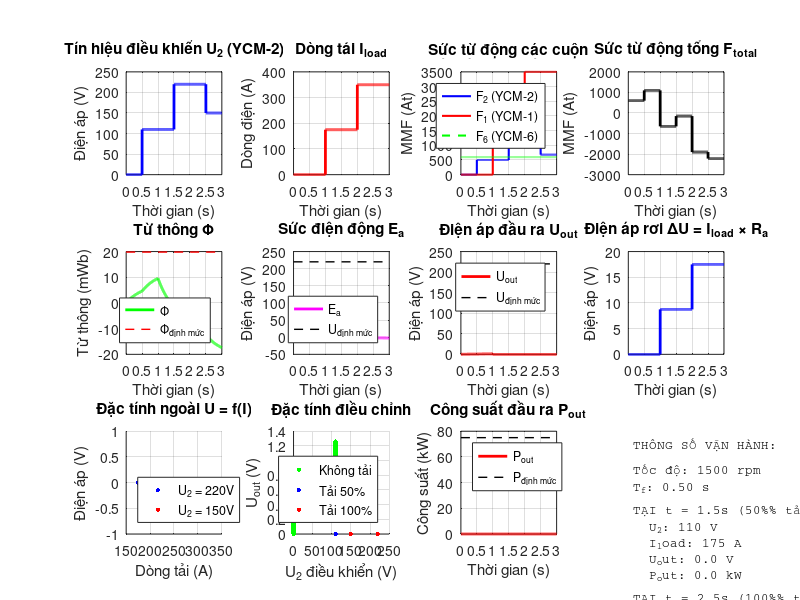

Write the MATLAB code that produced this figure.
%% MÔ PHỎNG KHÂU MÁY PHÁT
% Mô phỏng máy phát nâng hạ gầu EKG-5A
% Tác giả: Hệ thống điều khiển máy xúc EKG-5A
% Ngày: 10/2025

clc; clear all; close all;

%% ========== THÔNG SỐ MÁY PHÁT ==========

% Thông số định mức
P_rated = 75000;        % Công suất định mức [W]
U_rated = 220;          % Điện áp định mức [V]
I_rated = 350;          % Dòng điện định mức [A]
n_rated = 1500;         % Tốc độ định mức [rpm]
omega_rated = n_rated * 2 * pi / 60;  % Tốc độ góc [rad/s]

% Thông số mạch điện
R_a = 0.05;             % Điện trở phần ứng [Ohm]
L_a = 0.005;            % Độ tự cảm phần ứng [H]
R_f = 50;               % Điện trở kích từ [Ohm]
L_f = 25;               % Độ tự cảm kích từ [H]

% Hằng số thời gian
T_f = L_f / R_f;        % Hằng số thời gian kích từ [s]
T_a = L_a / R_a;        % Hằng số thời gian phần ứng [s]

% Hằng số máy phát
C_e = 8;                % Hằng số EMF [V.min/Wb.vòng]
K_phi = 0.0198;         % Từ thông định mức [Wb]
K_e = C_e * K_phi * 2 * pi / 60;  % Hằng số EMF [V/(rad/s)]

% Thông số các cuộn kích từ
N_2 = 1000;             % Số vòng YCM-2 (điều khiển)
R_2 = 220;              % Điện trở YCM-2 [Ohm]
N_1 = 100;              % Số vòng YCM-1 (phản hồi)
alpha_1 = 0.1;          % Hệ số phân dòng YCM-1
N_6 = 600;              % Số vòng YCM-6 (độc lập)
U_6 = 110;              % Điện áp YCM-6 [V]
R_6 = 110;              % Điện trở YCM-6 [Ohm]

%% ========== TÍNH TOÁN CÁC THAM SỐ ==========

% Sức từ động YCM-6 (cố định)
I_6 = U_6 / R_6;
F_6 = N_6 * I_6;

% Hệ số chuyển đổi MMF sang từ thông
K_mmf_to_phi = K_phi / (N_2 * (U_rated / R_2) + F_6);  % [Wb/At]

fprintf('========== THÔNG SỐ MÁY PHÁT ==========\n');
fprintf('Công suất: %.0f kW\n', P_rated/1000);
fprintf('Điện áp định mức: %.0f V\n', U_rated);
fprintf('Dòng định mức: %.0f A\n', I_rated);
fprintf('Tốc độ: %.0f rpm (%.2f rad/s)\n', n_rated, omega_rated);
fprintf('Điện trở phần ứng R_a: %.3f Ohm\n', R_a);
fprintf('Điện trở kích từ R_f: %.0f Ohm\n', R_f);
fprintf('Hằng số thời gian kích từ T_f: %.3f s\n', T_f);
fprintf('Hằng số thời gian phần ứng T_a: %.3f s\n', T_a);
fprintf('Hằng số EMF K_e: %.3f V/(rad/s)\n', K_e);
fprintf('Sức từ động YCM-6 (F_6): %.0f At\n', F_6);
fprintf('=======================================\n\n');

%% ========== THIẾT LẬP MÔ PHỎNG ==========

t_sim = 3.0;            % Thời gian mô phỏng [s]
dt = 0.001;             % Bước thời gian [s]
t = 0:dt:t_sim;         % Vector thời gian

% Tốc độ máy phát (giả sử ổn định)
omega = omega_rated * ones(size(t));

% Tín hiệu điều khiển U_2 (điện áp vào YCM-2)
U_2 = zeros(size(t));
U_2(t >= 0.0 & t < 0.5) = 0;
U_2(t >= 0.5 & t < 1.5) = 110;   % 50%
U_2(t >= 1.5 & t < 2.5) = 220;   % 100%
U_2(t >= 2.5) = 150;             % Giảm xuống

% Dòng tải (thay đổi theo thời gian)
I_load = zeros(size(t));
I_load(t >= 0.0 & t < 1.0) = 0;
I_load(t >= 1.0 & t < 2.0) = 175;    % 50% tải
I_load(t >= 2.0) = 350;              % 100% tải

%% ========== MÔ PHỎNG ==========

% Khởi tạo biến
I_f = zeros(size(t));       % Dòng kích từ
Phi = zeros(size(t));       % Từ thông
E_a = zeros(size(t));       % Sức điện động
U_out = zeros(size(t));     % Điện áp đầu ra
F_2 = zeros(size(t));       % MMF YCM-2
F_1 = zeros(size(t));       % MMF YCM-1
F_total = zeros(size(t));   % MMF tổng

% Điều kiện đầu
I_f_temp = 0;
Phi_temp = 0;

fprintf('Đang mô phỏng...\n');

for i = 1:length(t)
    % Tính MMF các cuộn
    I_2 = U_2(i) / R_2;
    F_2(i) = N_2 * I_2;
    
    I_1 = alpha_1 * I_load(i);
    F_1(i) = N_1 * I_1;
    
    % MMF tổng
    F_total(i) = F_2(i) - F_1(i) + F_6;
    
    % Phương trình vi phân dòng kích từ (đơn giản hóa)
    % dI_f/dt = (F_total - R_f*I_f) / L_f
    % Hoặc dùng từ thông trực tiếp
    
    % Từ thông mục tiêu từ MMF
    Phi_target = K_mmf_to_phi * F_total(i);
    
    % Áp dụng bão hòa từ
    Phi_sat_level = K_phi * 1.3;  % Mức bão hòa 130%
    Phi_target = Phi_sat_level * tanh(Phi_target / Phi_sat_level);
    
    % Phương trình vi phân từ thông (T_f)
    dPhi_dt = (Phi_target - Phi_temp) / T_f;
    Phi_temp = Phi_temp + dPhi_dt * dt;
    Phi(i) = Phi_temp;
    
    % Sức điện động
    E_a(i) = K_e * omega(i) * (Phi(i) / K_phi);
    
    % Điện áp đầu ra (trừ điện áp rơi trên R_a)
    U_out(i) = E_a(i) - I_load(i) * R_a;
    
    % Giới hạn điện áp không âm
    if U_out(i) < 0
        U_out(i) = 0;
    end
end

fprintf('Hoàn thành mô phỏng!\n\n');

%% ========== VẼ ĐỒ THỊ ==========

figure('Name', 'Mô phỏng máy phát', 'Position', [100, 100, 1400, 1000]);

% Subplot 1: Tín hiệu điều khiển U_2
subplot(3, 4, 1);
plot(t, U_2, 'b-', 'LineWidth', 2);
grid on;
xlabel('Thời gian (s)');
ylabel('Điện áp (V)');
title('Tín hiệu điều khiển U_2 (YCM-2)');
ylim([0 250]);

% Subplot 2: Dòng tải
subplot(3, 4, 2);
plot(t, I_load, 'r-', 'LineWidth', 2);
grid on;
xlabel('Thời gian (s)');
ylabel('Dòng điện (A)');
title('Dòng tải I_{load}');
ylim([0 400]);

% Subplot 3: MMF các cuộn
subplot(3, 4, 3);
plot(t, F_2, 'b-', 'LineWidth', 1.5);
hold on;
plot(t, F_1, 'r-', 'LineWidth', 1.5);
plot(t, F_6*ones(size(t)), 'g--', 'LineWidth', 1.5);
grid on;
xlabel('Thời gian (s)');
ylabel('MMF (At)');
title('Sức từ động các cuộn');
legend('F_2 (YCM-2)', 'F_1 (YCM-1)', 'F_6 (YCM-6)', 'Location', 'Best');

% Subplot 4: MMF tổng
subplot(3, 4, 4);
plot(t, F_total, 'k-', 'LineWidth', 2);
grid on;
xlabel('Thời gian (s)');
ylabel('MMF (At)');
title('Sức từ động tổng F_{total}');

% Subplot 5: Từ thông
subplot(3, 4, 5);
plot(t, Phi*1000, 'g-', 'LineWidth', 2);
hold on;
plot([0 t_sim], [K_phi*1000 K_phi*1000], 'r--', 'LineWidth', 1);
grid on;
xlabel('Thời gian (s)');
ylabel('Từ thông (mWb)');
title('Từ thông Φ');
legend('Φ', 'Φ_{định mức}', 'Location', 'Southeast');

% Subplot 6: Sức điện động E_a
subplot(3, 4, 6);
plot(t, E_a, 'm-', 'LineWidth', 2);
hold on;
plot([0 t_sim], [U_rated U_rated], 'k--', 'LineWidth', 1);
grid on;
xlabel('Thời gian (s)');
ylabel('Điện áp (V)');
title('Sức điện động E_a');
legend('E_a', 'U_{định mức}', 'Location', 'Southeast');

% Subplot 7: Điện áp đầu ra
subplot(3, 4, 7);
plot(t, U_out, 'r-', 'LineWidth', 2);
hold on;
plot([0 t_sim], [U_rated U_rated], 'k--', 'LineWidth', 1);
grid on;
xlabel('Thời gian (s)');
ylabel('Điện áp (V)');
title('Điện áp đầu ra U_{out}');
legend('U_{out}', 'U_{định mức}', 'Location', 'Best');

% Subplot 8: Điện áp rơi
subplot(3, 4, 8);
U_drop = I_load * R_a;
plot(t, U_drop, 'b-', 'LineWidth', 2);
grid on;
xlabel('Thời gian (s)');
ylabel('Điện áp (V)');
title('Điện áp rơi ΔU = I_{load} × R_a');

% Subplot 9: Đặc tính ngoài (U vs I)
subplot(3, 4, 9);
idx_1_5s = find(t >= 1.5 & t < 2.5);
scatter(I_load(idx_1_5s), U_out(idx_1_5s), 10, 'b', 'filled');
hold on;
idx_2_5s = find(t >= 2.5);
scatter(I_load(idx_2_5s), U_out(idx_2_5s), 10, 'r', 'filled');
grid on;
xlabel('Dòng tải (A)');
ylabel('Điện áp (V)');
title('Đặc tính ngoài U = f(I)');
legend('U_2 = 220V', 'U_2 = 150V', 'Location', 'Southwest');

% Subplot 10: Đặc tính điều chỉnh (U vs U_2)
subplot(3, 4, 10);
idx_no_load = find(I_load == 0);
scatter(U_2(idx_no_load), U_out(idx_no_load), 10, 'g', 'filled');
hold on;
idx_half_load = find(I_load == 175);
scatter(U_2(idx_half_load), U_out(idx_half_load), 10, 'b', 'filled');
idx_full_load = find(I_load == 350);
scatter(U_2(idx_full_load), U_out(idx_full_load), 10, 'r', 'filled');
grid on;
xlabel('U_2 điều khiển (V)');
ylabel('U_{out} (V)');
title('Đặc tính điều chỉnh');
legend('Không tải', 'Tải 50%', 'Tải 100%', 'Location', 'Southeast');

% Subplot 11: Công suất
subplot(3, 4, 11);
P_out = U_out .* I_load / 1000;  % kW
plot(t, P_out, 'r-', 'LineWidth', 2);
hold on;
plot([0 t_sim], [P_rated/1000 P_rated/1000], 'k--', 'LineWidth', 1);
grid on;
xlabel('Thời gian (s)');
ylabel('Công suất (kW)');
title('Công suất đầu ra P_{out}');
legend('P_{out}', 'P_{định mức}', 'Location', 'Northwest');

% Subplot 12: Bảng thông tin
subplot(3, 4, 12);
axis off;

% Tính toán một số chỉ số
idx_1s = find(t >= 1.0, 1);
idx_2s = find(t >= 2.0, 1);
U_regulation = (U_out(idx_1s) - U_out(idx_2s)) / U_rated * 100;

str_info = {
    'THÔNG SỐ VẬN HÀNH:'
    ' '
    sprintf('Tốc độ: %.0f rpm', n_rated)
    sprintf('T_f: %.2f s', T_f)
    ' '
    'TẠI t = 1.5s (50%% tải):'
    sprintf('  U_2: %.0f V', U_2(idx_1s))
    sprintf('  I_load: %.0f A', I_load(idx_1s))
    sprintf('  U_out: %.1f V', U_out(idx_1s))
    sprintf('  P_out: %.1f kW', P_out(idx_1s))
    ' '
    'TẠI t = 2.5s (100%% tải):'
    sprintf('  U_2: %.0f V', U_2(idx_2s))
    sprintf('  I_load: %.0f A', I_load(idx_2s))
    sprintf('  U_out: %.1f V', U_out(idx_2s))
    sprintf('  P_out: %.1f kW', P_out(idx_2s))
    ' '
    'ĐẶC TÍNH:'
    sprintf('  Độ điều áp: %.1f%%', U_regulation)
    sprintf('  F_6 (cố định): %.0f At', F_6)
};
text(0.05, 0.95, str_info, 'VerticalAlignment', 'top', 'FontSize', 9, 'FontName', 'Courier');

%% ========== PHÂN TÍCH KẾT QUẢ ==========

fprintf('========== KẾT QUẢ MÔ PHỎNG ==========\n\n');

fprintf('ĐIỂM LÀM VIỆC QUAN TRỌNG:\n');
fprintf('\n1. t = 1.0s (U_2 = 110V, I_load = 175A):\n');
idx = find(t >= 1.0, 1);
fprintf('   F_total = %.0f At\n', F_total(idx));
fprintf('   Phi = %.2f mWb\n', Phi(idx)*1000);
fprintf('   E_a = %.1f V\n', E_a(idx));
fprintf('   U_out = %.1f V\n', U_out(idx));
fprintf('   P_out = %.1f kW\n', P_out(idx));

fprintf('\n2. t = 2.0s (U_2 = 220V, I_load = 350A):\n');
idx = find(t >= 2.0, 1);
fprintf('   F_total = %.0f At\n', F_total(idx));
fprintf('   Phi = %.2f mWb\n', Phi(idx)*1000);
fprintf('   E_a = %.1f V\n', E_a(idx));
fprintf('   U_out = %.1f V\n', U_out(idx));
fprintf('   P_out = %.1f kW\n', P_out(idx));

fprintf('\n3. t = 2.8s (U_2 = 150V, I_load = 350A):\n');
idx = find(t >= 2.8, 1);
fprintf('   F_total = %.0f At\n', F_total(idx));
fprintf('   Phi = %.2f mWb\n', Phi(idx)*1000);
fprintf('   E_a = %.1f V\n', E_a(idx));
fprintf('   U_out = %.1f V\n', U_out(idx));
fprintf('   P_out = %.1f kW\n', P_out(idx));

fprintf('\nĐỘ ĐIỀU ÁP:\n');
idx_no_load = find(t >= 1.5 & t < 1.6 & I_load == 0, 1);
idx_full_load = find(t >= 2.5 & t < 2.6 & I_load == 350, 1);
if ~isempty(idx_no_load) && ~isempty(idx_full_load)
    delta_U = (U_out(idx_no_load) - U_out(idx_full_load)) / U_rated * 100;
    fprintf('   ΔU%% = %.1f%% (không tải → tải đầy)\n', delta_U);
end

fprintf('\n======================================\n');

%% ========== LƯU KẾT QUẢ ==========

saveas(gcf, 'mo_phong_khau_may_phat.png');
fprintf('\nĐã lưu đồ thị vào file: mo_phong_khau_may_phat.png\n');

save('data_khau_may_phat.mat', 't', 'U_2', 'I_load', 'F_2', 'F_1', 'F_6', 'F_total', ...
     'Phi', 'E_a', 'U_out', 'P_out', 'omega');
fprintf('Đã lưu dữ liệu vào file: data_khau_may_phat.mat\n');

fprintf('\n========== HOÀN THÀNH MÔ PHỎNG ==========\n');

